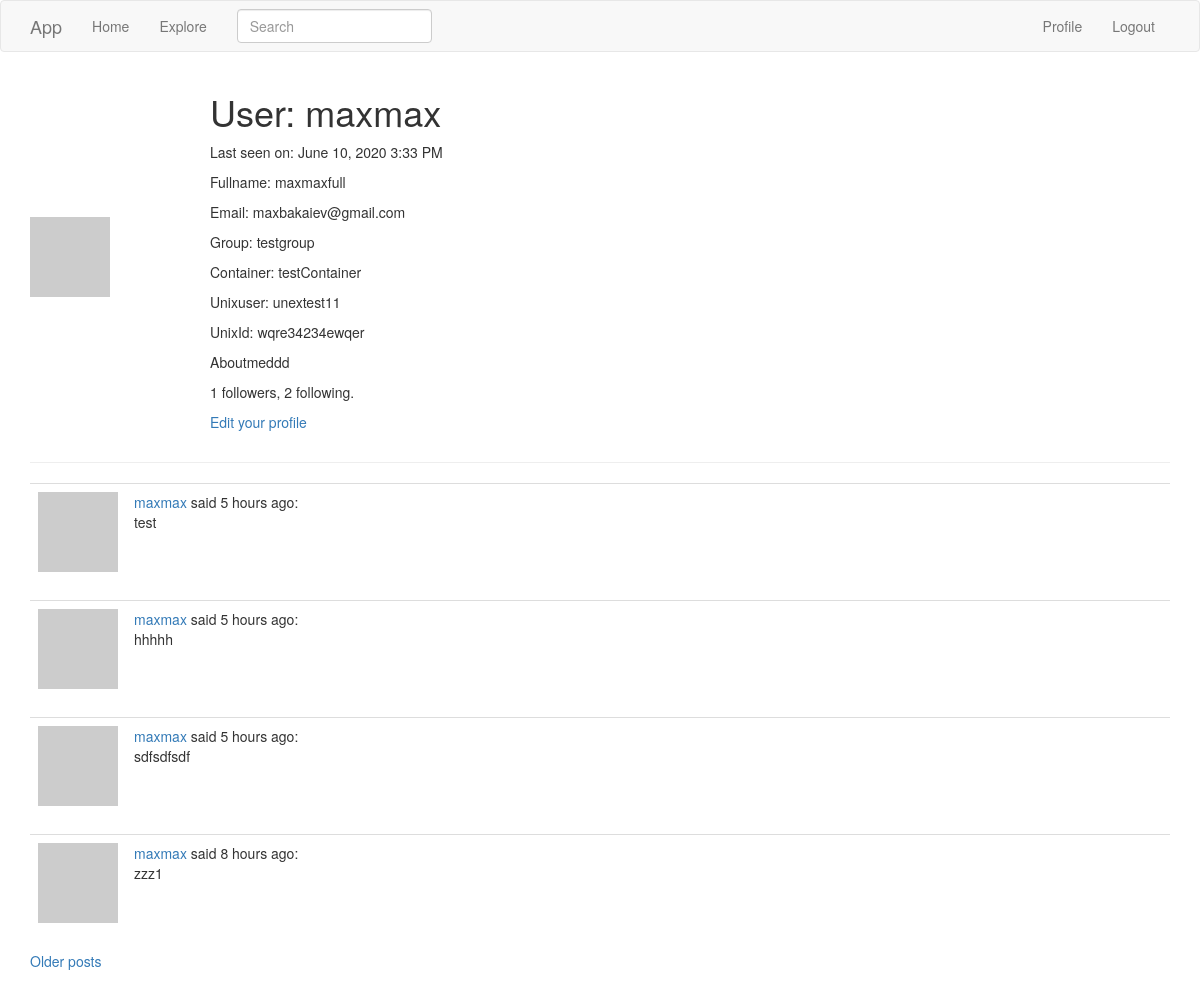
The page /user/maxmax (signed in) on the database as committed earlier.
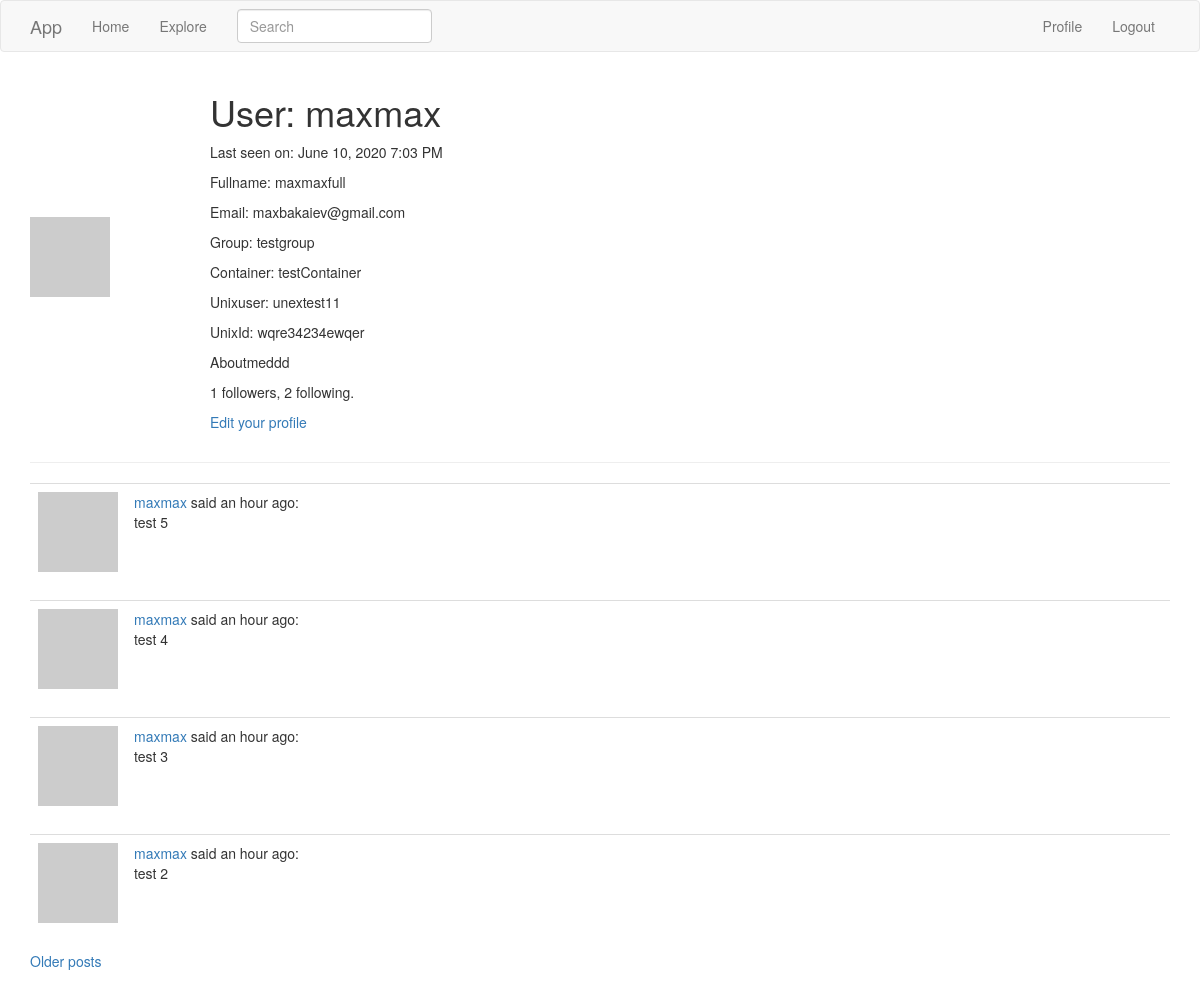
The same page on the database as committed later.
### app/models.py (models this page shows, shortened)
class User(UserMixin, db.Model):
    id = db.Column(db.Integer, primary_key=True)
    username = db.Column(db.String(64), index=True, unique=True)
    fullname = db.Column(db.String(120))
    email = db.Column(db.String(120), index=True, unique=True)
    password_hash = db.Column(db.String(128))
    posts = db.relationship('Post', backref='author', lazy='dynamic')
    about_me = db.Column(db.String(140))
    group = db.Column(db.String(120))
    unixuser = db.Column(db.String(120))
    unixid = db.Column(db.String(120))
    container = db.Column(db.String(120))
    last_seen = db.Column(db.DateTime, default=datetime.utcnow)
    followed = db.relationship(
        'User', secondary=followers,
        primaryjoin=(followers.c.follower_id == id),
        secondaryjoin=(followers.c.followed_id == id),
        backref=db.backref('followers', lazy='dynamic'), lazy='dynamic')
    def avatar(self, size):
        digest = md5(self.email.lower().encode('utf-8')).hexdigest()
        return 'https://www.gravatar.com/avatar/{}?d=identicon&s={}'.format(
            digest, size)

class SearchableMixin(object):
    @classmethod
    def before_commit(cls, session):
        session._changes = {
            'add': list(session.new),
            'update': list(session.dirty),
            'delete': list(session.deleted)
        }
    @classmethod
    def after_commit(cls, session):
        for obj in session._changes['add']:
            if isinstance(obj, SearchableMixin):
                add_to_index(obj.__tablename__, obj)
        for obj in session._changes['update']:
            if isinstance(obj, SearchableMixin):
                add_to_index(obj.__tablename__, obj)
        for obj in session._changes['delete']:
            if isinstance(obj, SearchableMixin):
                remove_from_index(obj.__tablename__, obj)
        session._changes = None

class Post(SearchableMixin, db.Model):
    __searchable__ = ['body']
    id = db.Column(db.Integer, primary_key=True)
    body = db.Column(db.String(140))
    timestamp = db.Column(db.DateTime, index=True, default=datetime.utcnow)
    user_id = db.Column(db.Integer, db.ForeignKey('user.id'))
    language = db.Column(db.String(5))

### app/main/routes.py (the view)
@bp.route('/user/<username>')
@login_required
def user(username):
    user = User.query.filter_by(username=username).first_or_404()
    page = request.args.get('page', 1, type=int)
    posts = user.posts.order_by(Post.timestamp.desc()).paginate(
        page, 4, False)
    next_url = url_for('main.user', username=user.username,
                       page=posts.next_num) if posts.has_next else None
    prev_url = url_for('main.user', username=user.username,
                       page=posts.prev_num) if posts.has_prev else None
    form = EmptyForm()
    return render_template('user.html', user=user, posts=posts.items,
                           next_url=next_url, prev_url=prev_url, form=form)

### app/main/forms.py
class SearchForm(FlaskForm):
    q = StringField(_l('Search'), validators=[DataRequired()])
    def __init__(self, *args, **kwargs):
        if 'formdata' not in kwargs:
            kwargs['formdata'] = request.args
        if 'csrf_enabled' not in kwargs:
            kwargs['csrf_enabled'] = False
        super(SearchForm, self).__init__(*args, **kwargs)

class EmptyForm(FlaskForm):
    submit = SubmitField('Submit')

### app/main/routes.py (called while the page is built)
@bp.before_app_request
def before_request():
    if current_user.is_authenticated:
        current_user.last_seen = datetime.utcnow()
        db.session.commit()
        g.search_form = SearchForm()
    g.locale = str(get_locale())

### app/models.py (called while the page is built)
@login.user_loader
def load_user(id):
    return User.query.get(int(id))

### app/templates/user.html (shortened to what this page needs)
{% extends "base.html" %}
{% block app_content %}
  <table>
      <tr>
          <td width="180px"><img src="{{ user.avatar(128) }}"></td>
          <td>
              <h1>User: {{ user.username }}</h1>
              {% if user.last_seen %}
              <p>Last seen on: {{ moment(user.last_seen).format('LLL') }}</p>
              {% endif %}
              {% if user.fullname %}<p>Fullname: {{ user.fullname }}</p>{% endif %}
              {% if user.email %}<p>Email: {{ user.email }}</p>{% endif %}
              {% if user.group %}<p>Group: {{ user.group }}</p>{% endif %}
              {% if user.container %}<p>Container: {{ user.container }}</p>{% endif %}
              {% if user.unixuser %}<p>Unixuser: {{ user.unixuser }}</p>{% endif %}
              {% if user.unixid %}<p>UnixId: {{ user.unixid }}</p>{% endif %}
              {% if user.about_me %}<p>{{ user.about_me }}</p>{% endif %}
              <p>{{ user.followers.count() }} followers, {{ user.followed.count() }} following.</p>
              {% if user == current_user %}
              <p><a href="{{ url_for('main.edit_profile') }}">{{ _('Edit your profile') }}</a></p>
              {% endif %}
          </td>
      </tr>
  </table>
  <hr>
  {% for post in posts %}
      {% include '_post.html' %}
  {% endfor %}
  {% if next_url %}
  <a href="{{ next_url }}">Older posts</a>
  {% endif %}
  <br />
  <br />
  <br />
  <br />
  <br />
{% endblock %}

### app/templates/_post.html
<table class="table table-hover">
    <tr>
        <td width="70px">
            <a href="{{ url_for('user', username=post.author.username) }}">
                <img src="{{ post.author.avatar(70) }}" />
            </a>
        </td>
        <td>
            <a href="{{ url_for('user', username=post.author.username) }}">
                {{ post.author.username }}
            </a>
            said {{ moment(post.timestamp).fromNow() }}:
            <br>
            {{ post.body }}
        </td>
    </tr>
</table>

Rows that differ between the two databases and show on the page:
no longer on this page (row unchanged): Post: author.username "maxmax", timestamp "5 hours ago", body "test"
no longer on this page (row unchanged): Post: author.username "maxmax", timestamp "5 hours ago", body "hhhhh"
no longer on this page (row unchanged): Post: author.username "maxmax", timestamp "5 hours ago", body "sdfsdfsdf"
no longer on this page (row unchanged): Post: author.username "maxmax", timestamp "8 hours ago", body "zzz1"
changed User "maxmax": last_seen "June 10, 2020 3:33 PM" → "June 10, 2020 7:03 PM"
added Post: author.username "maxmax", timestamp "an hour ago", body "test 5"
added Post: author.username "maxmax", timestamp "an hour ago", body "test 4"
added Post: author.username "maxmax", timestamp "an hour ago", body "test 3"
added Post: author.username "maxmax", timestamp "an hour ago", body "test 2"
